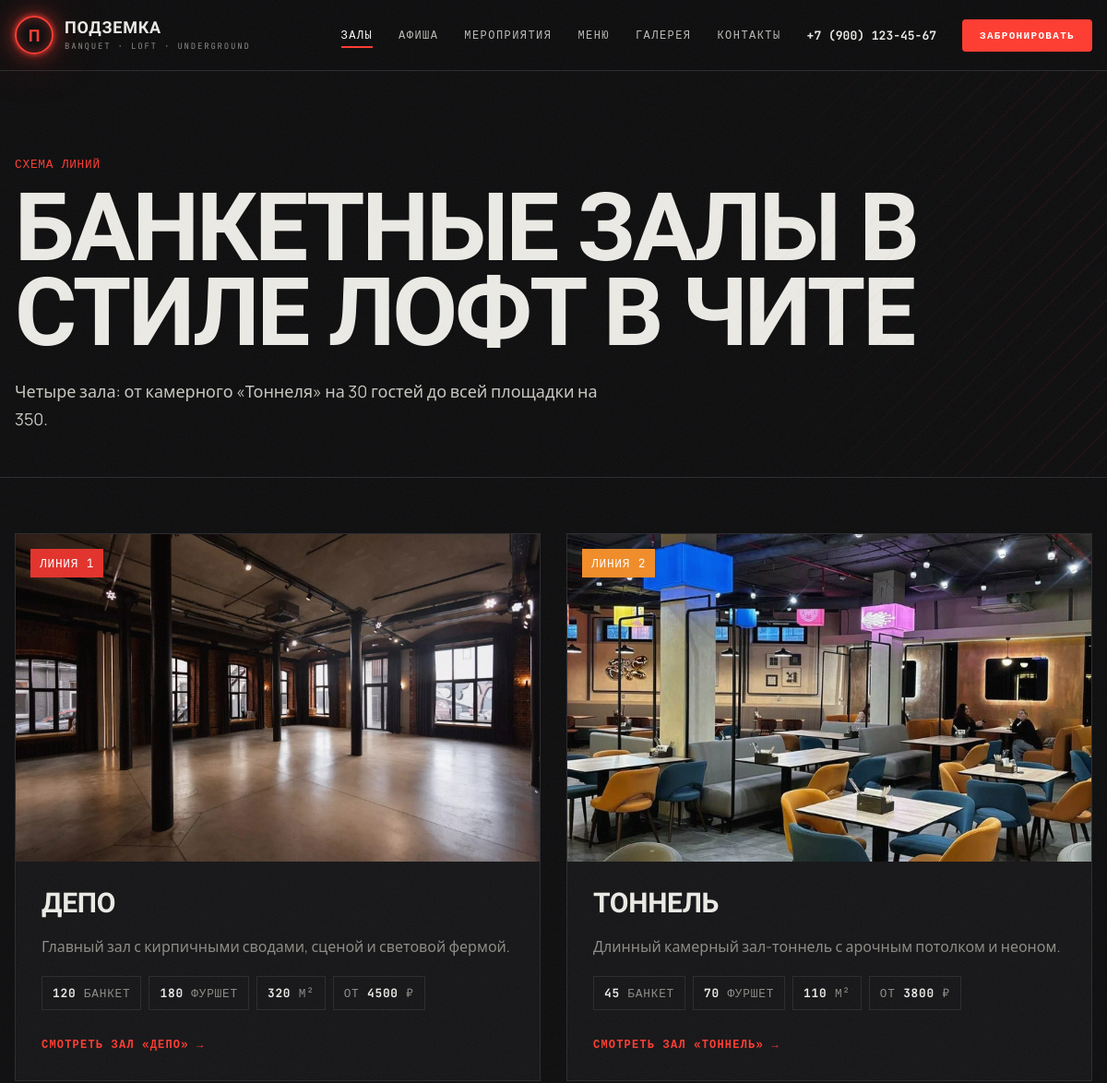
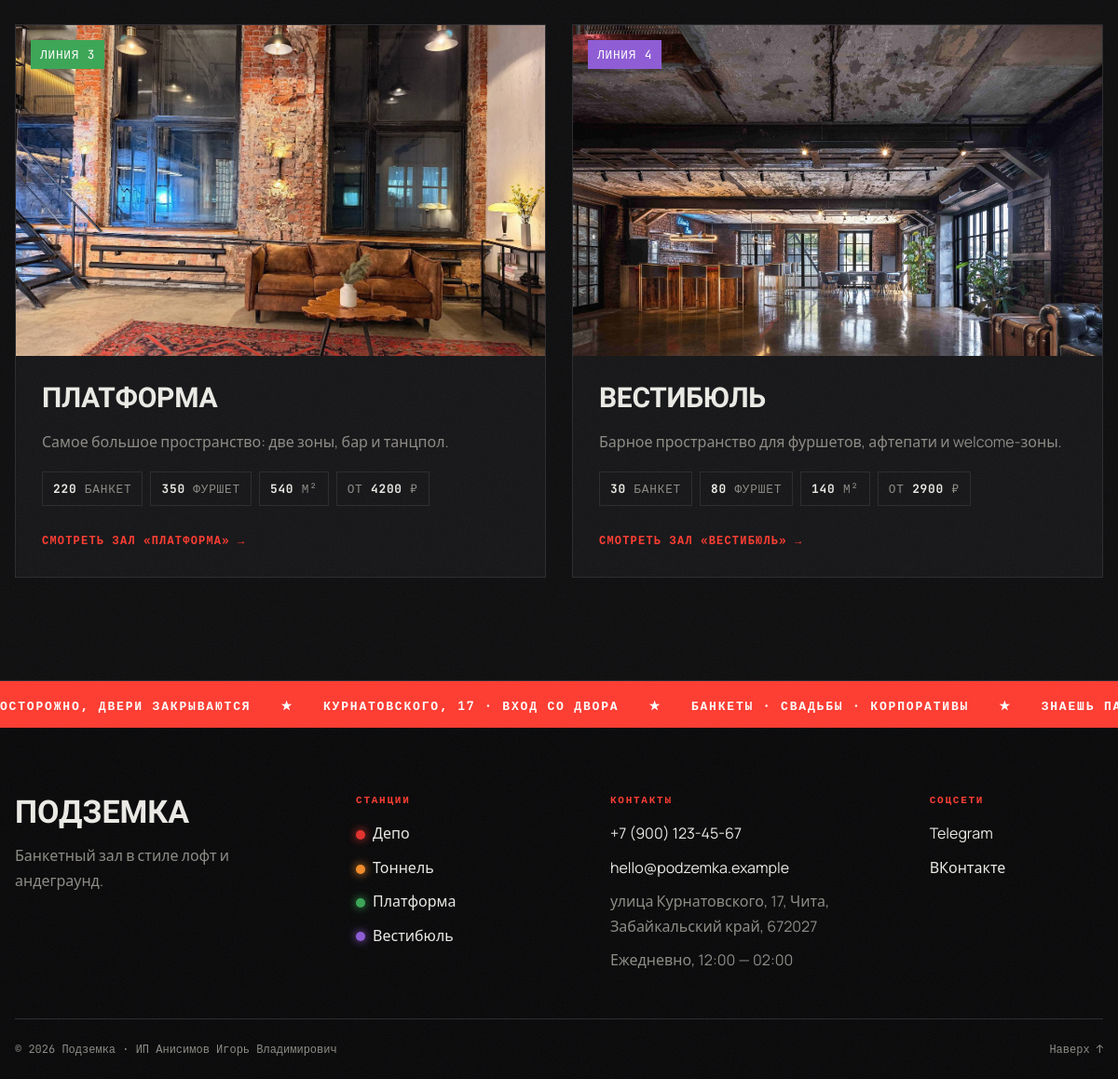
/halls/, run on the app's committed database (2 pictures, top to bottom).
### venue/models.py (models this page shows, shortened)
class Hall(models.Model):
    name = models.CharField("Название", max_length=100)
    slug = models.SlugField(
        "URL", max_length=120, unique=True, blank=True,
        help_text="Человекопонятный URL, например: depo, tonnel, platforma",
    )
    line_color = models.CharField(
        "Цвет линии (HEX)", max_length=7, default="#e4312b",
        help_text="Цвет «ветки метро» для зала, например #e4312b",
    )
    line_number = models.PositiveSmallIntegerField("Номер линии", default=1)
    short_description = models.CharField("Короткое описание", max_length=255)
    description = models.TextField("Полное описание")
    capacity_banquet = models.PositiveIntegerField("Вместимость (банкет)")
    capacity_buffet = models.PositiveIntegerField("Вместимость (фуршет)")
    area = models.PositiveIntegerField("Площадь, м²")
    price_from = models.PositiveIntegerField("Цена от, ₽/гость")
    features = models.TextField(
        "Особенности", blank=True,
        help_text="Каждая особенность — с новой строки",
    )
    image = models.CharField(
        "Картинка (путь в static)", max_length=200, default="img/hall-depo.jpg",
    )
    meta_title = models.CharField("Meta Title", max_length=70, blank=True)
    meta_description = models.CharField("Meta Description", max_length=160, blank=True)
    order = models.PositiveSmallIntegerField("Порядок", default=0)
    is_active = models.BooleanField("Показывать на сайте", default=True)
    class Meta:
        verbose_name = "Зал"
        verbose_name_plural = "Залы"
        ordering = ["order", "id"]
    def get_absolute_url(self):
        return reverse("venue:hall_detail", kwargs={"slug": self.slug})

### venue/views.py (the view)
# urls.py: path("halls/", views.hall_list, name="hall_list"),
def hall_list(request):
    return render(request, "venue/hall_list.html", {
        "halls": Hall.objects.filter(is_active=True),
    })

### venue/context_processors.py (called while the page is built)
def site_info(request):
    promo = settings.PROMO
    promo_active = datetime.date.today() <= datetime.date.fromisoformat(promo["until"])
    return {
        "site": settings.SITE_INFO,
        "nav_halls": Hall.objects.filter(is_active=True),
        "promo": promo if promo_active else None,
    }

### templates/venue/hall_list.html (shortened to what this page needs)
{% extends "base.html" %}
{% load static %}
{% block content %}
<section class="page-head">
  <div class="container">
    <p class="mono muted">Схема линий</p>
    <h1 class="page-head__title">Банкетные залы в стиле лофт в Чите</h1>
    <p class="page-head__lead">Четыре зала: от камерного «Тоннеля» на 30 гостей до всей площадки на 350.</p>
  </div>
</section>
<section class="section section--tight">
  <div class="container halls-grid">
    {% for hall in halls %}
      <article class="hall-card" style="--c: {{ hall.line_color }}">
        <a href="{{ hall.get_absolute_url }}" class="hall-card__img">
          <img src="{% static hall.image %}"
               alt="Банкетный зал «{{ hall.name }}» в стиле лофт — «Подземка», Чита"
               width="800" height="600" loading="lazy">
          <span class="hall-card__line mono">Линия {{ hall.line_number }}</span>
        </a>
        <div class="hall-card__body">
          <h2 class="hall-card__name"><a href="{{ hall.get_absolute_url }}">{{ hall.name }}</a></h2>
          <p class="muted">{{ hall.short_description }}</p>
          <ul class="specs mono">
            <li><b>{{ hall.capacity_banquet }}</b> банкет</li>
            <li><b>{{ hall.capacity_buffet }}</b> фуршет</li>
            <li><b>{{ hall.area }}</b> м²</li>
            <li>от <b>{{ hall.price_from }}</b> ₽</li>
          </ul>
          <a href="{{ hall.get_absolute_url }}" class="link-arrow">Смотреть зал «{{ hall.name }}» →</a>
        </div>
      </article>
    {% endfor %}
  </div>
</section>
{% endblock %}

### templates/base.html (shortened to what this page needs)
{% load static %}<!DOCTYPE html>
<html lang="ru">
<head>
  <link rel="stylesheet" href="{% static 'css/style.css' %}">
</head>
<body class="{% block body_class %}{% endblock %}">
  <div class="noise" aria-hidden="true"></div>
  {% include "includes/header.html" %}
  <main id="main">
    {% block content %}{% endblock %}
  </main>
  {% include "includes/footer.html" %}
</body>
</html>

### templates/includes/header.html (shortened to what this page needs)
{% load static %}
<header class="header">
  <div class="container header__inner">
    <a href="{% url 'venue:home' %}" class="logo">
      <span class="logo__m">П</span>
      <span class="logo__text">Подземка<small>banquet · loft · underground</small></span>
    </a>
    <nav class="nav" data-nav>
      <a href="{% url 'venue:hall_list' %}" class="nav__link">Залы</a>
      <a href="{% url 'venue:poster_list' %}" class="nav__link">Афиша</a>
      <a href="{% url 'venue:events' %}" class="nav__link">Мероприятия</a>
      <a href="{% url 'venue:menu' %}" class="nav__link">Меню</a>
      <a href="{% url 'venue:gallery' %}" class="nav__link">Галерея</a>
      <a href="{% url 'venue:contacts' %}" class="nav__link">Контакты</a>
      <a href="tel:{{ site.phone_raw }}" class="nav__phone">{{ site.phone }}</a>
      <a href="{% url 'venue:booking' %}" class="btn btn--neon btn--sm">Забронировать</a>
    </nav>
  </div>
</header>

### templates/includes/footer.html (shortened to what this page needs)
<footer class="footer">
  <div class="ticker" aria-hidden="true">
    <div class="ticker__track">
      {% for i in "1234" %}
        <span>Осторожно, двери закрываются</span><span>★</span>
        <span>Курнатовского, 17 · вход со двора</span><span>★</span>
        <span>Банкеты · свадьбы · корпоративы</span><span>★</span>
        <span>Знаешь пароль? −{{ site.bar_discount }}% в баре</span><span>★</span>
      {% endfor %}
    </div>
  </div>
  <div class="container footer__grid">
    <div>
      <div class="footer__logo">Подземка</div>
      <p class="muted">{{ site.tagline }}.</p>
    </div>
    <div>
      <div class="footer__title">Станции</div>
      <ul class="footer__list">
        {% for hall in nav_halls %}
          <li><a href="{{ hall.get_absolute_url }}"><i class="dot" style="--c: {{ hall.line_color }}"></i>{{ hall.name }}</a></li>
        {% endfor %}
      </ul>
    </div>
    <div>
      <div class="footer__title">Контакты</div>
      <ul class="footer__list">
        <li><a href="tel:{{ site.phone_raw }}">{{ site.phone }}</a></li>
        <li><a href="mailto:{{ site.email }}">{{ site.email }}</a></li>
        <li class="muted">{{ site.address }}</li>
        <li class="muted">{{ site.hours }}</li>
      </ul>
    </div>
    <div>
      <div class="footer__title">Соцсети</div>
      <ul class="footer__list">
        <li><a href="{{ site.telegram }}" target="_blank" rel="noopener nofollow">Telegram</a></li>
        <li><a href="{{ site.vk }}" target="_blank" rel="noopener nofollow">ВКонтакте</a></li>
      </ul>
    </div>
  </div>
  <div class="container footer__bottom">
    <span>© {% now "Y" %} {{ site.name }} · {{ site.legal_name }}</span>
    <a href="#main" class="muted">Наверх ↑</a>
  </div>
</footer>

### data on the page
Hall: image (picture), line_number "1", name "ДЕПО", short_description "Главный зал с кирпичными сводами, сценой и световой фермой.", capacity_banquet "120", capacity_buffet "180", area "320", price_from "4500", name "Депо"
Hall: image (picture), line_number "2", name "ТОННЕЛЬ", short_description "Длинный камерный зал-тоннель с арочным потолком и неоном.", capacity_banquet "45", capacity_buffet "70", area "110", price_from "3800", name "Тоннель"
Hall: image (picture), line_number "3", name "ПЛАТФОРМА", short_description "Самое большое пространство: две зоны, бар и танцпол.", capacity_banquet "220", capacity_buffet "350", area "540", price_from "4200", name "Платформа"
Hall: image (picture), line_number "4", name "ВЕСТИБЮЛЬ", short_description "Барное пространство для фуршетов, афтепати и welcome-зоны.", capacity_banquet "30", capacity_buffet "80", area "140", price_from "2900", name "Вестибюль"

### other printed values
{{ site.phone }} "+7 (900) 123-45-67"
{{ site.tagline }} "Банкетный зал в стиле лофт и андеграунд"
{{ site.email }} "hello@podzemka.example"
{{ site.address }} "улица Курнатовского, 17, Чита, Забайкальский край, 672027"
{{ site.hours }} "Ежедневно, 12:00 — 02:00"
{{ site.name }} "Подземка"
{{ site.legal_name }} "ИП Анисимов Игорь Владимирович"
